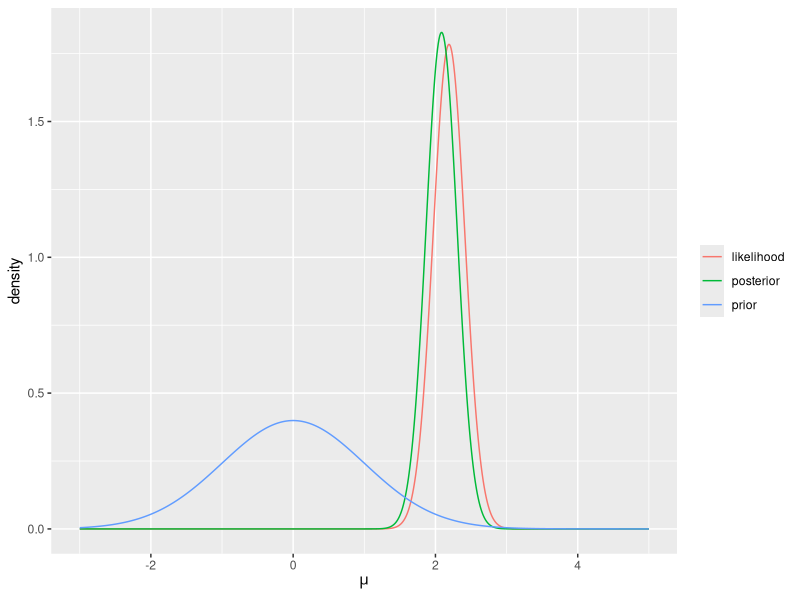

This figure's R source:
## ---- chunk 1
#| label: normal-credible-vs-confidence
#| code-fold: false
set.seed(1)
mu_true <- 2
n <- 20
x <- rnorm(n = n, mean = mu_true, sd = 1)
xbar <- mean(x)
ci_freq <- xbar + stats::qnorm(c(0.025, 0.975)) / sqrt(n)
post_mean <- n / (n + 1) * xbar
post_sd <- sqrt(1 / (n + 1))
ci_bayes <- stats::qnorm(c(0.025, 0.975), mean = post_mean, sd = post_sd)
rbind(confidence = ci_freq, credible = ci_bayes) |>
  round(3) |>
  `colnames<-`(c("lower", "upper"))
## ---- chunk 2
#| code-fold: true
#| fig-alt: >-
#|   Three bell-shaped curves over the mean mu: a wide prior centered at 0,
#|   a narrow likelihood centered near 2.2, and a posterior just as narrow,
#|   centered slightly closer to 0 than the likelihood.
mu_grid <- seq(-3, 5, length.out = 801)
curves <- tibble::tibble(
  mu = rep(mu_grid, times = 3),
  curve = rep(c("prior", "likelihood", "posterior"), each = length(mu_grid)),
  density = c(
    stats::dnorm(mu_grid, mean = 0, sd = 1),
    stats::dnorm(mu_grid, mean = xbar, sd = 1 / sqrt(n)),
    stats::dnorm(mu_grid, mean = post_mean, sd = post_sd)
  )
)
ggplot2::ggplot(curves) +
  ggplot2::aes(x = mu, y = density, colour = curve) +
  ggplot2::geom_line() +
  ggplot2::labs(x = expression(mu), y = "density", colour = NULL)
## ---- chunk 3
#| label: normal-posterior-prob-ci
#| code-fold: false
pr_in_ci <- stats::pnorm(ci_freq, mean = post_mean, sd = post_sd) |> diff()
round(pr_in_ci, 3)
